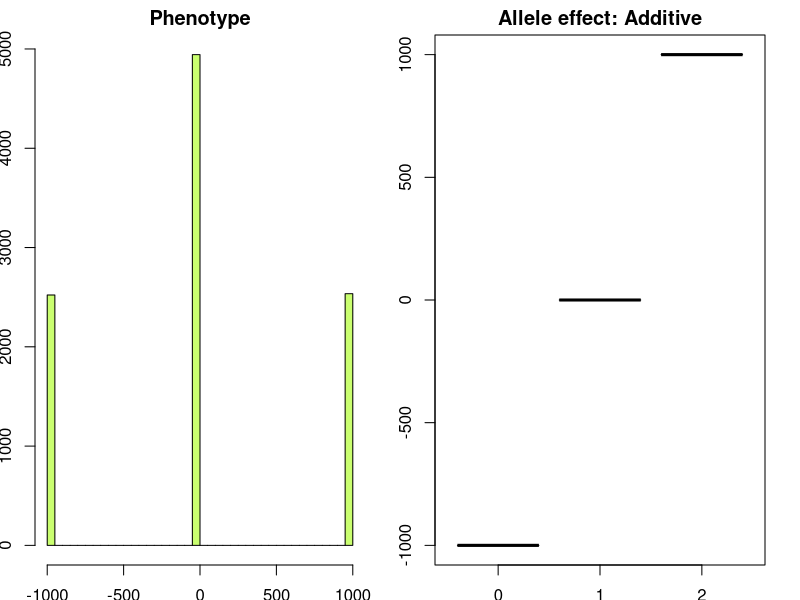
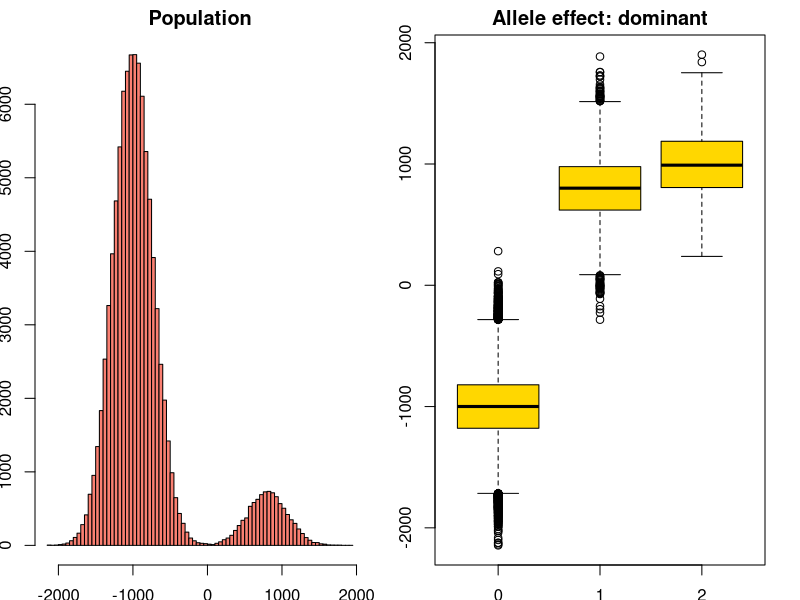
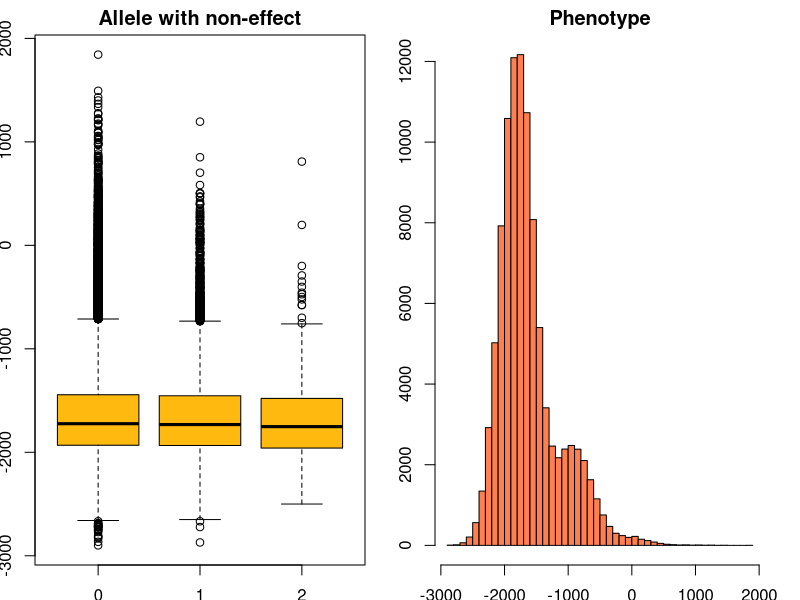

Here is the R script that generated these plots, in order:
## ---- chunk 1
knitr::opts_chunk$set(echo = TRUE)
## ---- chunk 2
##### Only additive effects ####################

# Genetic effect (0 = aa, 1 = Aa, 2 = AA)

p <- 0.5 # allele frequency 
n <- 10000 # population size
H2 <- 1 # heritability

#locus 1
a1 <- 1000 # additivity
d1 <- 0 #dominance

X1 <- rbinom(n=n,size=2,p=p) # sampling genotypes under HWE



# Genetic effect (0 = aa, 1 = Aa, 2 = AA)
G <- ifelse(X1==2,a1,ifelse(X1==1,d1,-a1)) 

vG <- var(G) # an estimate of the genetic variance
vE <- vG*(1-H2)/H2 # with this error variance we will have the desired 

E <- rnorm(n=n,sd=sqrt(vE)) # environmental effects for each sample

var(G)/var(G+E) # rough estimate of the locus-heritability H2  

H2

Y <- G+E # Phenotype!!!

par(mfrow= c(1,2), 
    mai = c(0.35, 0.35, 0.35, 0.35))

hist(Y, breaks = 50, main = "Phenotype",
     col='darkolivegreen1')
boxplot(Y~X1, col='darkolivegreen1',
        main = "Allele effect: Additive")
## ---- chunk 3
##### Only additive effects ####################

p <- 0.05 # allele frequency 
n <- 100000 # population size
H2 <- 0.8 # heritability

#locus 1
a2 <- 1000 # additivity
d2 <- 800 #dominance



X2 <- rbinom(n=n,size=2,p=p) # sampling genotypes under HWE

# Genetic effect (0 = aa, 1 = Aa, 2 = AA)
Gd <- ifelse(X2==2,a2,ifelse(X2==1,d2,-a2)) 

vGd <- var(Gd) # an estimate of the genetic variance
vEd <- vGd*(1-H2)/H2 # with this error variance we will have the desired 

Ed <- rnorm(n=n,sd=sqrt(vEd)) # environmental effects for each sample

Yd <- Gd+Ed # Phenotype!!!

par(mfrow= c(1,2), 
    mai = c(0.35, 0.35, 0.35, 0.35))

hist(Yd, breaks = 100, main = "Population",
     col="salmon")
boxplot(Yd~X2, main = "Allele effect: dominant", col="gold")
## ---- chunk 4
#locus 1
a1 <- 1000 # additivity
d1 <- 0 #dominance

#locus 2
a2 <- 800
d2 <- 0

H2 <- 0.7 # heritability

X1 <- rbinom(n=n,size=2,p=p) 
X2 <- rbinom(n=n,size=2,p=p) 
X3 <- rbinom(n=n,size=2,p=p) 

# Genetic effect (0 = aa, 1 = Aa, 2 = AA)
G <- ifelse(X1==2,a1,ifelse(X1==1,d1,-a1)) +
     ifelse(X2==2,a2,ifelse(X2==1,d2,-a2)) 

vG <- var(G) # an estimate of the genetic variance
vE <- vG*(1-H2)/H2 # with this error variance we will have the desired 

En <- rnorm(n=n,sd=sqrt(vE)) # environmental effects for each sample

Gn <- ifelse(X1==2,a1,ifelse(X1==1,0,-a1)) +
     ifelse(X2==2,a2,ifelse(X2==1,0,-a2))


Yn <- Gn+En # Phenotype!!!

par(mfrow= c(1,2), 
    mai = c(0.35, 0.35, 0.35, 0.35))

boxplot(Yn~X3, col= 'darkgoldenrod1',
        main = "Allele with non-effect")
hist(Yn, breaks = 50, 
     col="coral", main = "Phenotype")

